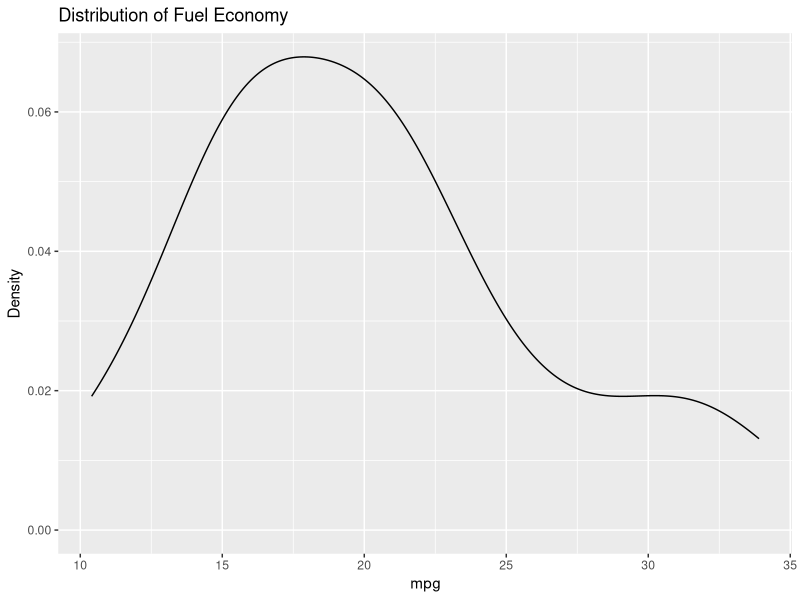

Generate this figure with R:
#install.packages("ggplot2")require(ggplot2)
setwd("b:/deploy")
cars <- read.csv("Cars.csv")
library(ggplot2)
ggplot(
  data = cars,
  aes(x=Fuel.Economy)
) + geom_density() +
  ggtitle("Distribution of Fuel Economy") +
  xlab("mpg") + ylab("Density")
  